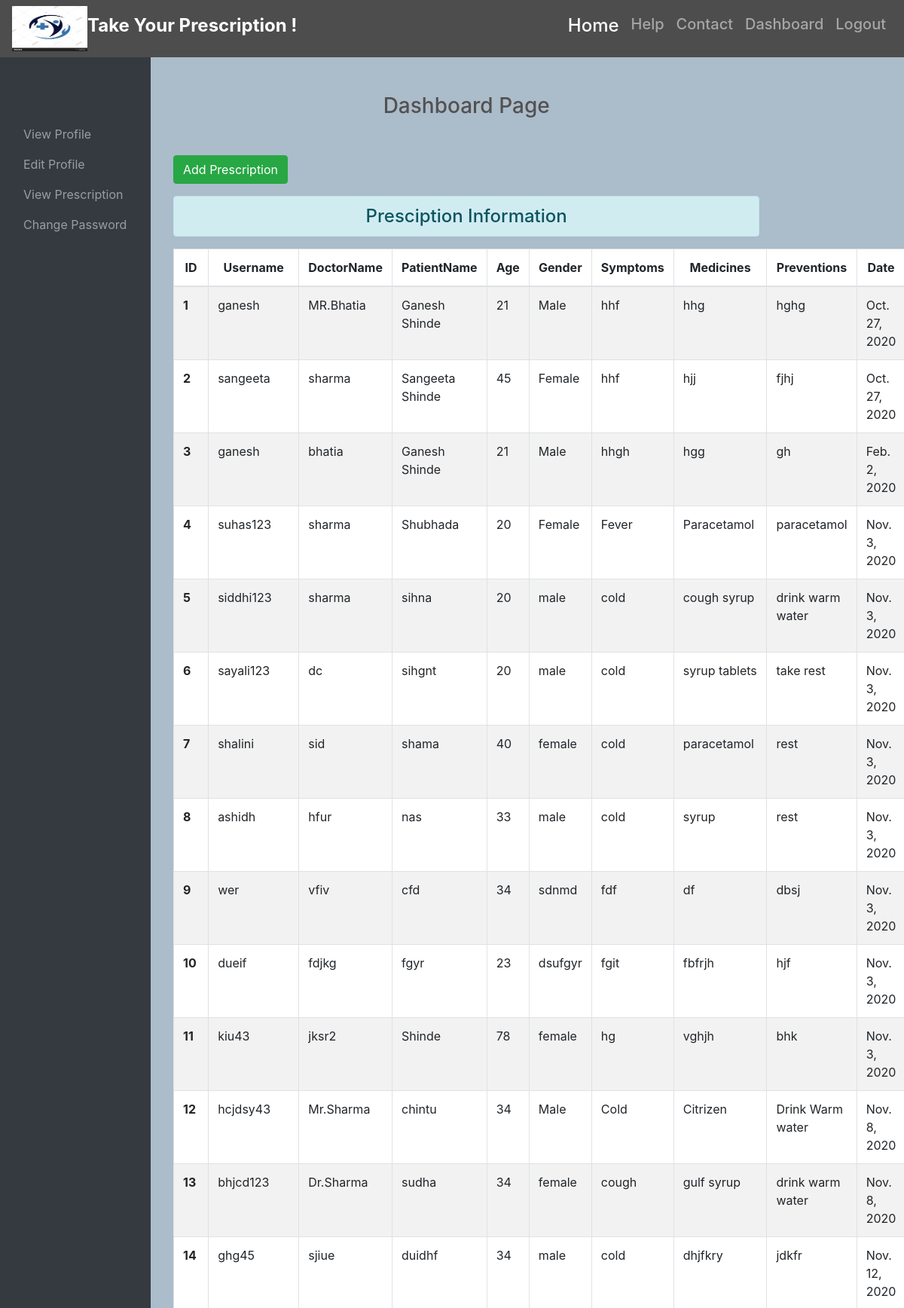
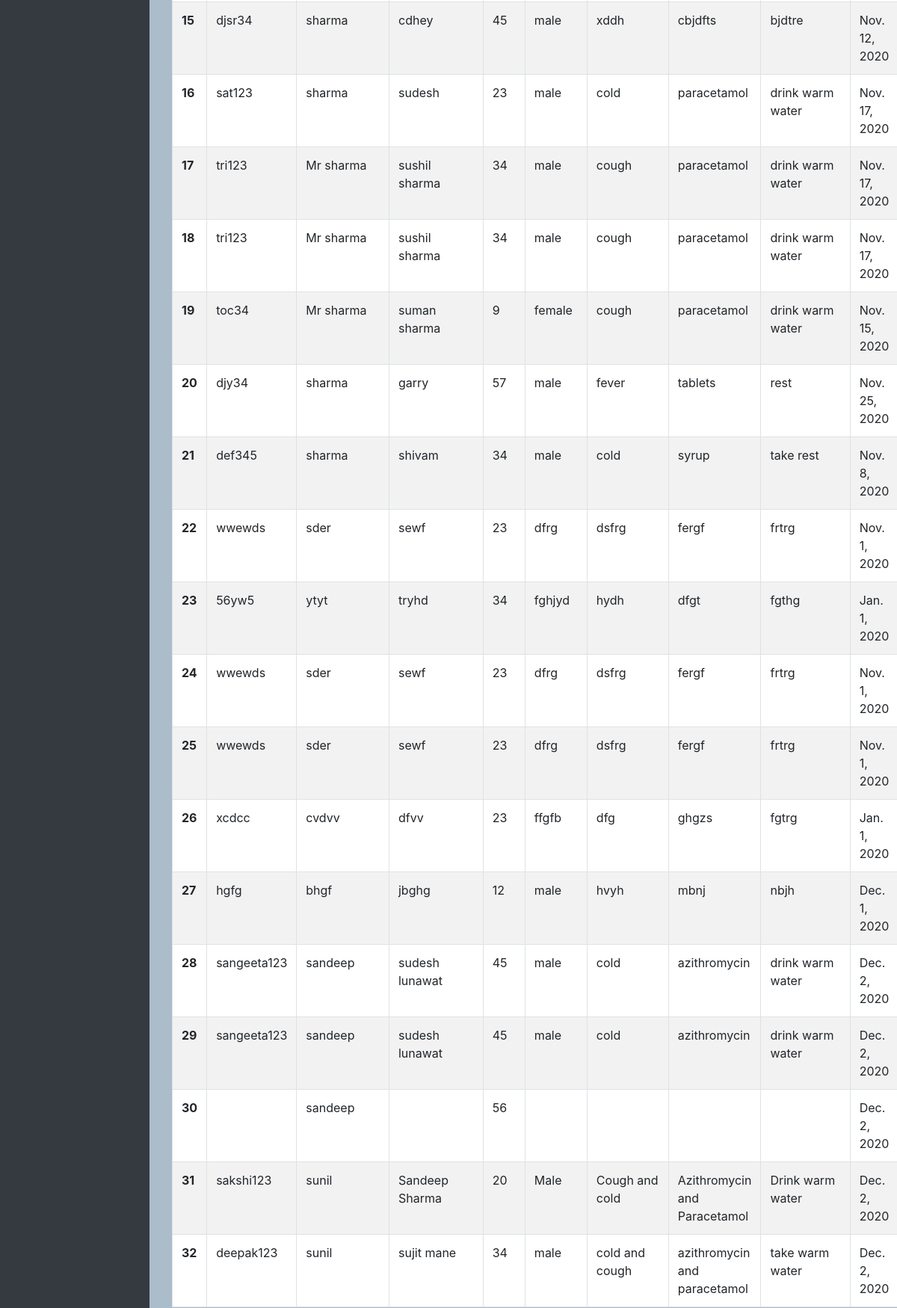
The page /ddashboard/ (signed in, upper part) on the database its author committed (2 pictures, top to bottom).
### blog/models.py (models this page shows, shortened)
class Add_Presciption(models.Model):
    Username = models.CharField(max_length=750)
    Doctor_name = models.CharField(max_length=750)
    Patient_name = models.CharField(max_length=750)
    age = models.IntegerField()
    gender = models.CharField(max_length=70)
    symptoms  = models.CharField(max_length=750)
    medicines = models.CharField(max_length=750)
    preventions = models.CharField(max_length=750)
    date = models.DateField()

### blog/views.py (the view)
# urls.py: path('ddashboard/',views.ddashboard,name='ddashboard'),
def ddashboard(request):
    if request.user.is_authenticated:
        presciption = Add_Presciption.objects.all()
        user = request.user
        full_name = user.get_full_name()
        gps = user.groups.all()
        return render(request,'blog/ddashboard.html',{'presciption':presciption,'full_name':full_name,'groups':gps})
    else:
        return HttpResponseRedirect('/login/')

### blog/templates/blog/ddashboard.html (shortened to what this page needs)
{% extends 'blog/base.html' %}
{% load static %}
{% block side %}
<div class="container-fluid">
   <div class="row">
       <div class="col-md-2 bg-dark py-5">
           <nav class="navbar navbar-dark">
               <ul class="navbar-nav">
                   <li class="nav-item">
                       <a href="" class="nav-link">View Profile</a>
                   </li>
                   <li class="nav-item">
                       <a href="" class="nav-link">Edit Profile</a>
                   </li>
                   <li class="nav-item">
                       <a href="" class="nav-link">View Prescription</a>
                   </li>
                   <li class="nav-item">
                       <a href="" class="nav-link">Change Password</a>
                   </li>
               </ul>
           </nav>
       </div>
         <div class="col-md-10">
           {% block dashboard %}
           <div class="col-sm-10">
             <h3 class="text-center my-5">Dashboard Page</h3>
            {% if perms.blog.add_post %}
             <a href="{% url 'addpost' %}" class="btn btn-success">Add Prescription</a>
            {% endif %}
             <h4 class="text-center alert alert-info mt-3">Presciption Information</h4>
            {% if presciption %}
              <table class="table table-hover bg-white table table-bordered table-striped">
                 <thead>
                    <tr class="text-center">
                       <th scope="col" style="width: 2%">ID</th>
                       <th scope="col" style="width: 10%">Username</th>
                       <th scope="col" style="width: 10%">DoctorName</th>
                       <th scope="col" style="width: 10%">PatientName</th>
                       <th scope="col" style="width: 5%">Age</th>
                       <th scope="col" style="width: 5%">Gender</th>
                       <th scope="col" style="width: 25%">Symptoms</th>
                       <th scope="col" style="width: 25%">Medicines</th>
                       <th scope="col" style="width: 25%">Preventions</th>
                       <th scope="col" style="width: 10%">Date</th>
                    </tr>
                 </thead>
                 <tbody>
                  {% for post in presciption %}
                  <tr>
                     <th scope="row">{{post.id}}</th>
                     <td>{{post.Username}}</td>
                     <td>{{post.Doctor_name}}</td>
                     <td>{{post.Patient_name}}</td>
                     <td>{{post.age}}</td>
                     <td>{{post.gender}}</td>
                     <td>{{post.symptoms}}</td>
                     <td>{{post.medicines}}</td>
                     <td>{{post.preventions}}</td>
                     <td>{{post.date}}</td>
                  </tr>
                  {% endfor %}
                 </tbody>
              </table>
            {% else %}
              <h4 class="text-center alert alert-warning">No Records</h4>
            {% endif %}
           </div>
           {% endblock dashboard %}
         </div>
   </div>
</div>
{% endblock side %}

### blog/templates/blog/base.html (shortened to what this page needs)
<!DOCTYPE html>
{% load static %}
<html lang="en">
<head>
    <link rel="stylesheet" href="{% static 'blog/css/bootstrap.css' %}">
    <link rel="stylesheet" href="{% static 'blog/css/style.css' %}">
</head>
<body>
      {% include 'blog/navbar.html' %}
          {% block side %}
          {% endblock side %}
</body>
</html>

### blog/templates/blog/navbar.html (shortened to what this page needs)
<nav class="navbar navbar-expand-lg navbar-dark" style=" background-color: #4d4d4d">
  <img src="/static/logo.jpeg" height = 60px width= 100px >
    <a class="navbar-brand" href="#"><h4><b>Take Your Prescription !</b></h4></a>
    <div class="collapse navbar-collapse" id="navbarNav">
      <ul class="navbar-nav ml-auto">
        <li class="nav-item active">
          <a class="nav-link" href="/"><h4>Home </h4><span class="sr-only">(current)</span></a>
        </li>
        <li class="nav-item">
          <a class="nav-link" href="{% url 'about' %}"><h5>Help</h5></a>
        </li>
        <li class="nav-item">
          <a class="nav-link" href="{% url 'contact' %}"><h5>Contact</h5></a>
        </li>
        {% if request.user.is_authenticated %}
        <li class="nav-item">
            <a class="nav-link" href="{% url 'dashboard' %}"><h5>Dashboard</h5></a>
          </li>
        <li class="nav-item">
            <a class="nav-link" href="{% url 'logout' %}"><h5>Logout</h5></a>
          </li>
        {% endif %}
      </ul>
    </div>
  </nav>

### blog/static/blog/css/style.css (style rules this page uses)
body { background-color: rgb(171, 188, 202); color: rgb(83,81,81); }

### rows shown on the page
Add_Presciption: id "1", Username "ganesh", Doctor_name "MR.Bhatia", Patient_name "Ganesh Shinde", age "21", gender "Male", symptoms "hhf", medicines "hhg", preventions "hghg", date "Oct. 27, 2020"
Add_Presciption: id "2", Username "sangeeta", Doctor_name "sharma", Patient_name "Sangeeta Shinde", age "45", gender "Female", symptoms "hhf", medicines "hjj", preventions "fjhj", date "Oct. 27, 2020"
Add_Presciption: id "3", Username "ganesh", Doctor_name "bhatia", Patient_name "Ganesh Shinde", age "21", gender "Male", symptoms "hhgh", medicines "hgg", preventions "gh", date "Feb. 2, 2020"
Add_Presciption: id "4", Username "suhas123", Doctor_name "sharma", Patient_name "Shubhada", age "20", gender "Female", symptoms "Fever", medicines "Paracetamol", preventions "paracetamol", date "Nov. 3, 2020"
Add_Presciption: id "5", Username "siddhi123", Doctor_name "sharma", Patient_name "sihna", age "20", gender "male", symptoms "cold", medicines "cough syrup", preventions "drink warm water", date "Nov. 3, 2020"
Add_Presciption: id "6", Username "sayali123", Doctor_name "dc", Patient_name "sihgnt", age "20", gender "male", symptoms "cold", medicines "syrup tablets", preventions "take rest", date "Nov. 3, 2020"
Add_Presciption: id "7", Username "shalini", Doctor_name "sid", Patient_name "shama", age "40", gender "female", symptoms "cold", medicines "paracetamol", preventions "rest", date "Nov. 3, 2020"
Add_Presciption: id "8", Username "ashidh", Doctor_name "hfur", Patient_name "nas", age "33", gender "male", symptoms "cold", medicines "syrup", preventions "rest", date "Nov. 3, 2020"
Add_Presciption: id "9", Username "wer", Doctor_name "vfiv", Patient_name "cfd", age "34", gender "sdnmd", symptoms "fdf", medicines "df", preventions "dbsj", date "Nov. 3, 2020"
Add_Presciption: id "10", Username "dueif", Doctor_name "fdjkg", Patient_name "fgyr", age "23", gender "dsufgyr", symptoms "fgit", medicines "fbfrjh", preventions "hjf", date "Nov. 3, 2020"
Add_Presciption: id "11", Username "kiu43", Doctor_name "jksr2", Patient_name "Shinde", age "78", gender "female", symptoms "hg", medicines "vghjh", preventions "bhk", date "Nov. 3, 2020"
Add_Presciption: id "12", Username "hcjdsy43", Doctor_name "Mr.Sharma", Patient_name "chintu", age "34", gender "Male", symptoms "Cold", medicines "Citrizen", preventions "Drink Warm water", date "Nov. 8, 2020"
Add_Presciption: id "13", Username "bhjcd123", Doctor_name "Dr.Sharma", Patient_name "sudha", age "34", gender "female", symptoms "cough", medicines "gulf syrup", preventions "drink warm water", date "Nov. 8, 2020"
Add_Presciption: id "14", Username "ghg45", Doctor_name "sjiue", Patient_name "duidhf", age "34", gender "male", symptoms "cold", medicines "dhjfkry", preventions "jdkfr", date "Nov. 12, 2020"
Add_Presciption: id "15", Username "djsr34", Doctor_name "sharma", Patient_name "cdhey", age "45", gender "male", symptoms "xddh", medicines "cbjdfts", preventions "bjdtre", date "Nov. 12, 2020"
Add_Presciption: id "16", Username "sat123", Doctor_name "sharma", Patient_name "sudesh", age "23", gender "male", symptoms "cold", medicines "paracetamol", preventions "drink warm water", date "Nov. 17, 2020"
Add_Presciption: id "17", Username "tri123", Doctor_name "Mr sharma", Patient_name "sushil sharma", age "34", gender "male", symptoms "cough", medicines "paracetamol", preventions "drink warm water", date "Nov. 17, 2020"
Add_Presciption: id "18", Username "tri123", Doctor_name "Mr sharma", Patient_name "sushil sharma", age "34", gender "male", symptoms "cough", medicines "paracetamol", preventions "drink warm water", date "Nov. 17, 2020"
Add_Presciption: id "19", Username "toc34", Doctor_name "Mr sharma", Patient_name "suman sharma", age "9", gender "female", symptoms "cough", medicines "paracetamol", preventions "drink warm water", date "Nov. 15, 2020"
Add_Presciption: id "20", Username "djy34", Doctor_name "sharma", Patient_name "garry", age "57", gender "male", symptoms "fever", medicines "tablets", preventions "rest", date "Nov. 25, 2020"
Add_Presciption: id "21", Username "def345", Doctor_name "sharma", Patient_name "shivam", age "34", gender "male", symptoms "cold", medicines "syrup", preventions "take rest", date "Nov. 8, 2020"
Add_Presciption: id "22", Username "wwewds", Doctor_name "sder", Patient_name "sewf", age "23", gender "dfrg", symptoms "dsfrg", medicines "fergf", preventions "frtrg", date "Nov. 1, 2020"
Add_Presciption: id "23", Username "56yw5", Doctor_name "ytyt", Patient_name "tryhd", age "34", gender "fghjyd", symptoms "hydh", medicines "dfgt", preventions "fgthg", date "Jan. 1, 2020"
Add_Presciption: id "24", Username "wwewds", Doctor_name "sder", Patient_name "sewf", age "23", gender "dfrg", symptoms "dsfrg", medicines "fergf", preventions "frtrg", date "Nov. 1, 2020"
Add_Presciption: id "25", Username "wwewds", Doctor_name "sder", Patient_name "sewf", age "23", gender "dfrg", symptoms "dsfrg", medicines "fergf", preventions "frtrg", date "Nov. 1, 2020"
Add_Presciption: id "26", Username "xcdcc", Doctor_name "cvdvv", Patient_name "dfvv", age "23", gender "ffgfb", symptoms "dfg", medicines "ghgzs", preventions "fgtrg", date "Jan. 1, 2020"
Add_Presciption: id "27", Username "hgfg", Doctor_name "bhgf", Patient_name "jbghg", age "12", gender "male", symptoms "hvyh", medicines "mbnj", preventions "nbjh", date "Dec. 1, 2020"
Add_Presciption: id "28", Username "sangeeta123", Doctor_name "sandeep", Patient_name "sudesh lunawat", age "45", gender "male", symptoms "cold", medicines "azithromycin", preventions "drink warm water", date "Dec. 2, 2020"
Add_Presciption: id "29", Username "sangeeta123", Doctor_name "sandeep", Patient_name "sudesh lunawat", age "45", gender "male", symptoms "cold", medicines "azithromycin", preventions "drink warm water", date "Dec. 2, 2020"
Add_Presciption: id "30", Doctor_name "sandeep", age "56", date "Dec. 2, 2020"
Add_Presciption: id "31", Username "sakshi123", Doctor_name "sunil", Patient_name "Sandeep Sharma", age "20", gender "Male", symptoms "Cough and cold", medicines "Azithromycin and Paracetamol", preventions "Drink warm water", date "Dec. 2, 2020"
Add_Presciption: id "32", Username "deepak123", Doctor_name "sunil", Patient_name "sujit mane", age "34", gender "male", symptoms "cold and cough", medicines "azithromycin and paracetamol", preventions "take warm water", date "Dec. 2, 2020"
